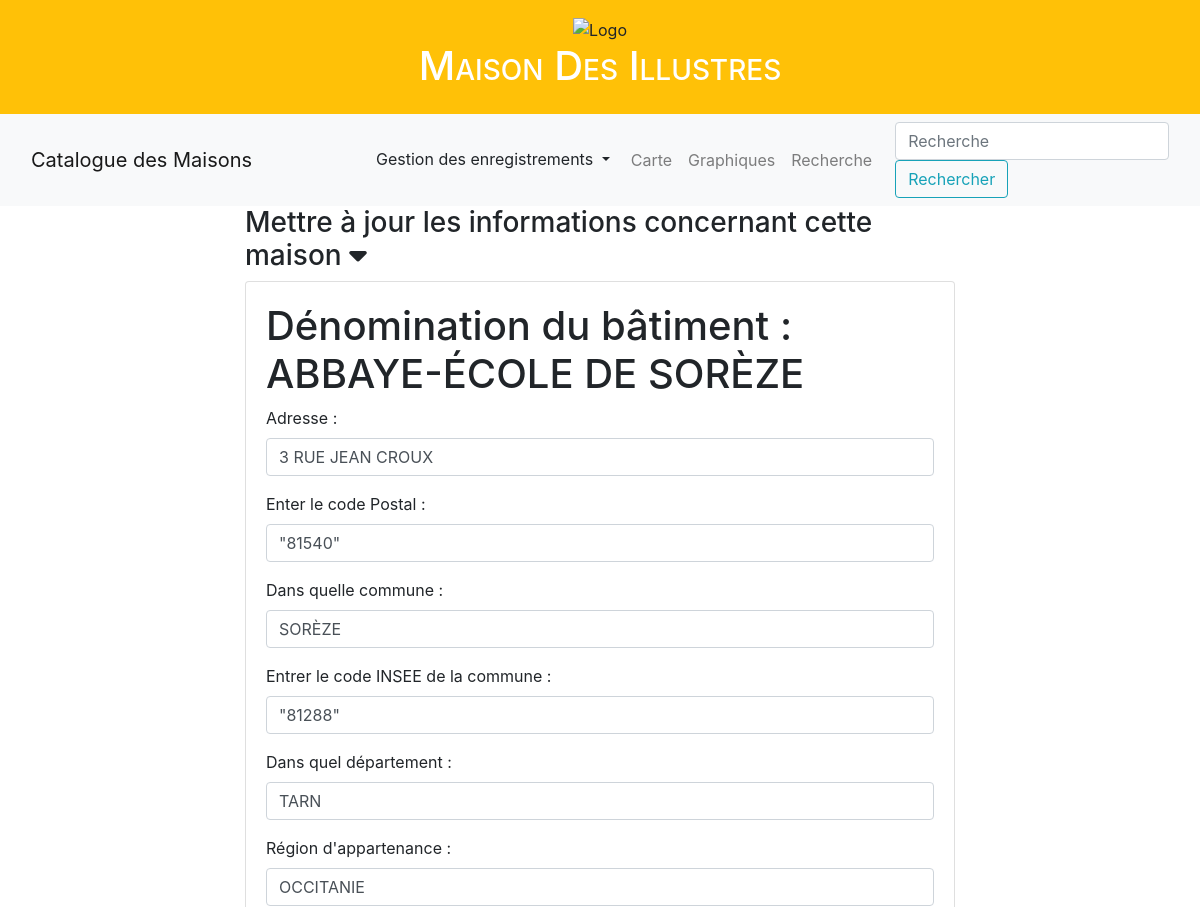
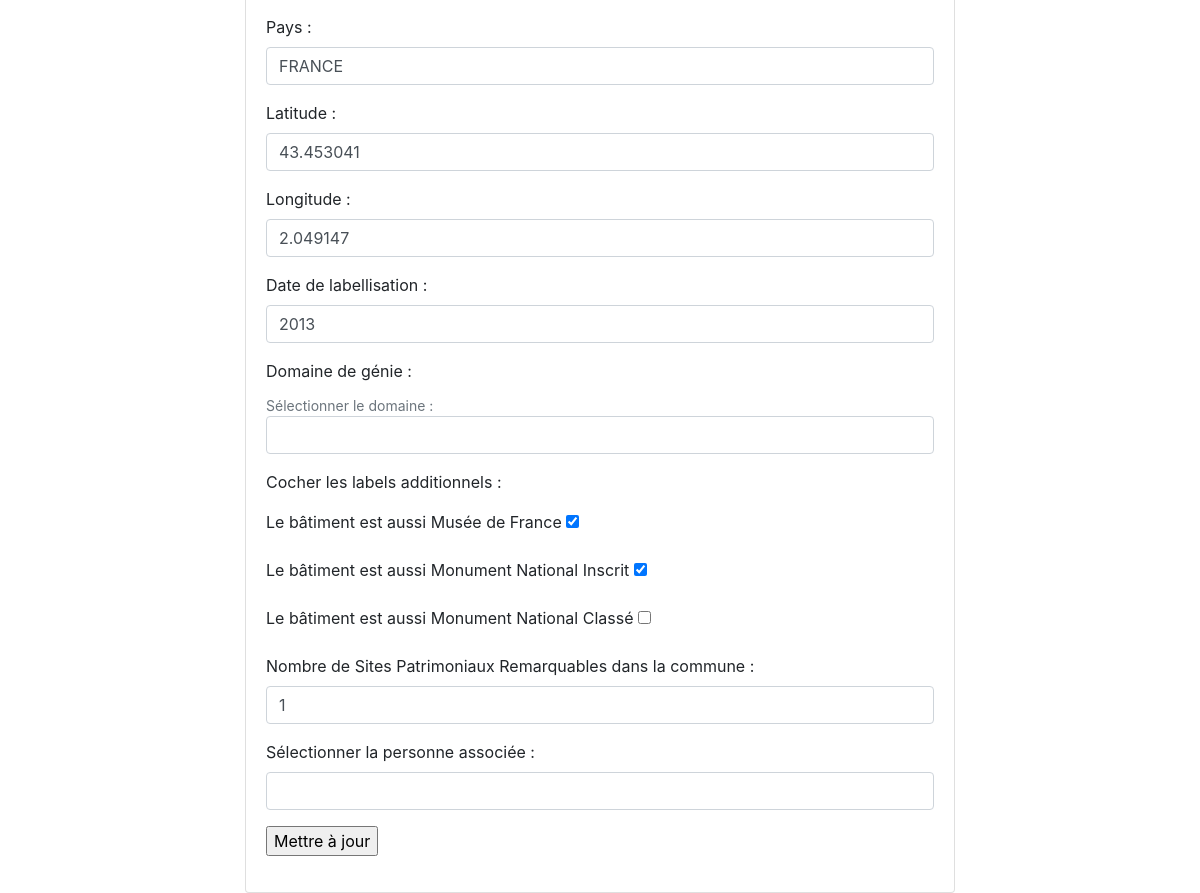
The app's page /update/maisons/ABBAYE-ÉCOLE DE SORÈZE, older data (2 pictures, top to bottom).
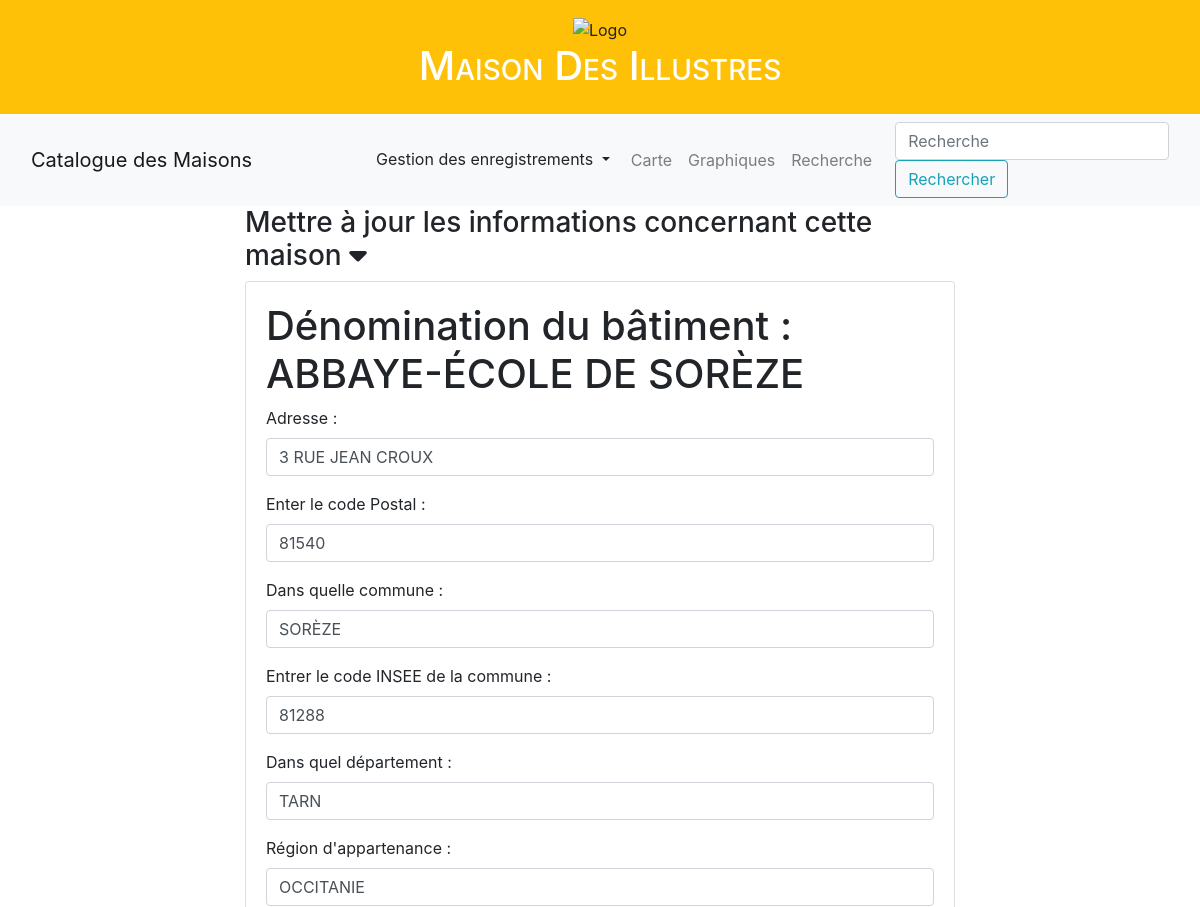
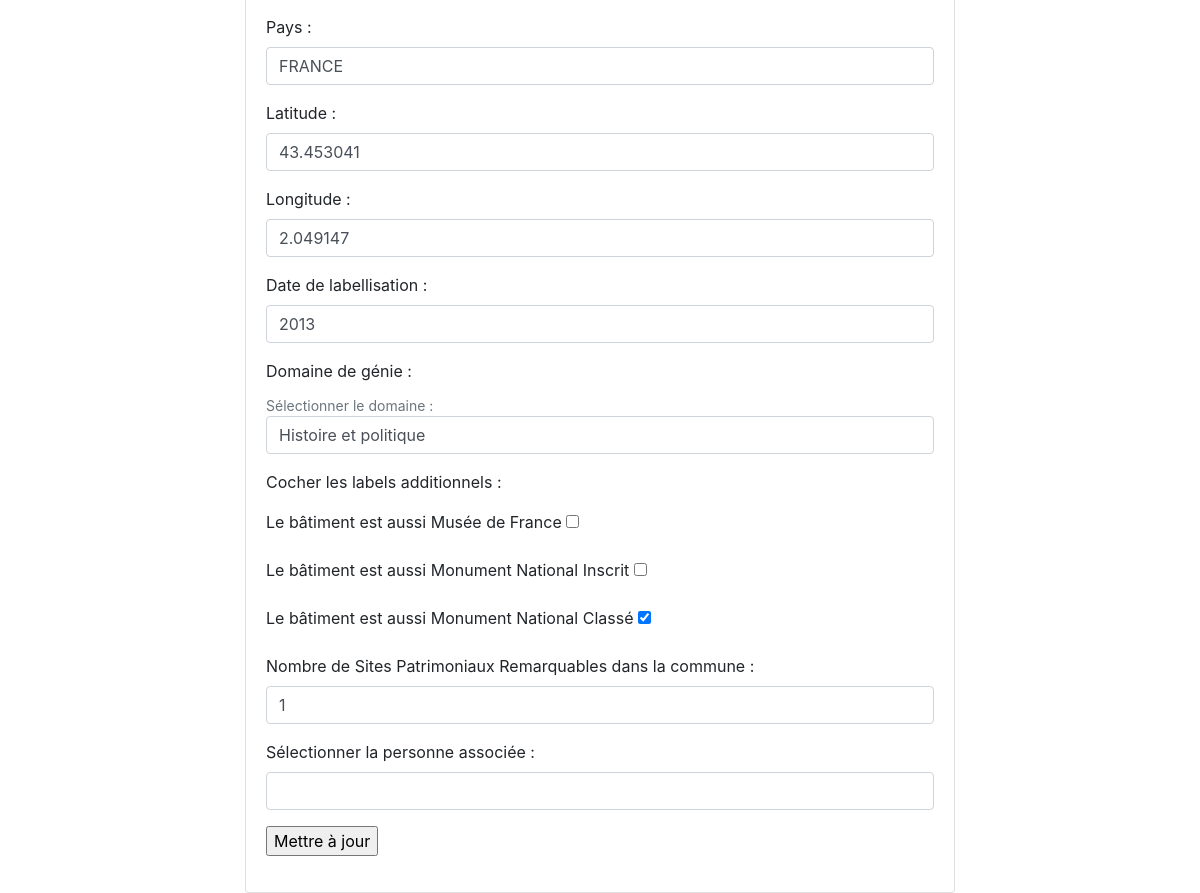
The same page, newer data (2 pictures, top to bottom).
### appli/app/models/data.py (models this page shows, shortened)
class Maisons(db.Model):
    __tablename__ = "maisons"
    id = db.Column(db.String(500), primary_key=True)
    denomination = db.Column(db.String(45))
    code_postal = db.Column(db.String(5))
    dpmt = db.Column(db.String(45))
    region = db.Column(db.String(45))
    adresse = db.Column(db.String(45))
    commune = db.Column(db.String(45))
    code_INSEE = db.Column(db.String(5))
    pays = db.Column(db.String(45))
    date_label = db.Column(db.Integer)
    latitude = db.Column(db.Float)
    longitude = db.Column(db.Float)
    museeFrance = db.Column(db.Boolean)
    monumentsInscrits = db.Column(db.Boolean)
    monumentsClasses = db.Column(db.Boolean)
    nombreSPR = db.Column(db.Integer, nullable=True)
    type = db.Column(db.Enum(Domaine))
    idWikidata = db.Column(
        db.String(20),
        db.ForeignKey('personnes.idWikidata'))
    @staticmethod
    def get_distinct_regions():
        distinct_regions = db.session.query(Maisons.region.distinct()).all()
        return [region[0] for region in distinct_regions]

### appli/app/routes/update.py (the view)
@app.route("/update/maisons/<string:nom_maison>", methods=['GET', 'POST'])
def update_maisons(nom_maison):
    distinct_regions = Maisons.get_distinct_regions()
    maison= Maisons.query.filter(Maisons.denomination == nom_maison).first()
    personne = Personnes.query.filter(Personnes.idWikidata == str(maison.idWikidata)).first()
    form = UpdateMaisons()
    form.denomination.data = maison.denomination
    form.code_postal.data = maison.code_postal
    form.adresse.data = maison.adresse
    form.commune.data = maison.commune
    form.dpmt.data = maison.dpmt
    form.region.data = maison.region
    form.code_INSEE.data = maison.code_INSEE
    form.pays.data = maison.pays
    form.date_label.data = maison.date_label
    form.latitude.data = maison.latitude
    form.longitude.data = maison.longitude
    form.museeFrance.data = maison.museeFrance
    form.monumentsInscrits.data = maison.monumentsInscrits
    form.monumentsClasses.data = maison.monumentsClasses
    form.nombreSPR.data = maison.nombreSPR
    form.type.data = maison.type.value if maison.type else ''
    form.nomIllustre.data = personne.nomIllustre if personne else ''
    form.nomIllustre.choices = [('','')] + [(personnes.nomIllustre, personnes.nomIllustre) for personnes in Personnes.query.order_by(Personnes.nomIllustre).all()]
    form.region.choices = [('','')] + [(region, region) for region in distinct_regions]
    form.type.choices = [('','')] + [(domaine.value, domaine.value) for domaine in Domaine]
    print("Formulaire est-il valide ?", form.validate_on_submit())
    if not form.validate_on_submit():
       app.logger.error("Erreurs de validation du formulaire : %s", form.errors)
    try:
        if form.validate_on_submit():
            adresse =  clean_arg(request.form.get("adresse", None))
            commune =  clean_arg(request.form.get("commune", None))
            code_postal =  clean_arg(request.form.get("code_postal", None))
            code_INSEE =  clean_arg(request.form.get("code_INSEE", None))
            dpmt =  clean_arg(request.form.get("dpmt", None))
            region =  clean_arg(request.form.get("region", None))
            pays =  clean_arg(request.form.get("pays", None))
            latitude =  clean_arg(request.form.get("latitude", None))
            longitude =  clean_arg(request.form.get("longitude", None))
            date_label =  clean_arg(request.form.get("date_label", None))
            type =  clean_arg(request.form.get("type", None))
            museeFrance =  clean_arg(request.form.get("museeFrance", None))
            monumentsInscrits =  clean_arg(request.form.get("monumentsInscrits", None))
            monumentsClasses =  clean_arg(request.form.get("monumentsClasses", None))
            nombreSPR =  clean_arg(request.form.get("nombreSPR", None))
            nomIllustre = clean_arg(request.form.get("nomIllustre", None))
            if maison:
                print(maison)
                maison.adresse = adresse
                maison.commune = commune
                maison.code_postal = code_postal
                maison.code_INSEE = code_INSEE
                maison.dpmt = dpmt
                maison.region = region
                maison.pays = pays
                maison.latitude = latitude
                maison.longitude = longitude
                maison.date_label = date_label
                maison.type = Domaine.obtenir_clef(type)
                maison.museeFrance = True if museeFrance == 'y' else False
                maison.monumentsInscrits = True if monumentsInscrits == 'y' else False
                maison.monumentsClasses = True if monumentsClasses == 'y' else False
                maison.nombreSPR = nombreSPR #if nombreSPR else None
                if nomIllustre is not None:
                    print("je détecte quelque chose")
                    pers_a_lier = Personnes.query.filter(Personnes.nomIllustre == nomIllustre).first()
                    maison.idWikidata = pers_a_lier.idWikidata
                else :
                    print("je ne détecte rien")
                    maison.idWikidata = None
                db.session.commit()
                print("mise à jour effectuée")
                return redirect(url_for('info_maisons', nom_maisons=nom_maison))
            else:
                print("Aucun information sur cette maison.")
    except Exception as e:
        print(f"Une erreur s'est produite : {str(e)}")
        db.session.rollback()
    return render_template("pages/update_maisons.html",
            sous_titre= "Update maisons",
            form=form,
            donnees=maison)

### appli/app/templates/pages/update_maisons.html
{% extends "partials/conteneur.html" %}
{% block body %}
<div class="container">
    <div class="row">
        <div class="col-sm-2"></div>
        <div class="col-sm-8">
            <h3 data-toggle="collapse" data-target="#collapseExample" aria-expanded="false"
                aria-controls="collapseExample">
                Mettre à jour les informations concernant cette maison <i class="fa-solid fa-caret-down"></i>
        </h3>
            <div class="collapse show" id="collapseExample">
                <div class="card card-body">
                    {% include "partials/formulaires/update_maison.html" %}
                </div>
            </div>
        </div>
        <div class="col-sm-2"></div>
    </div>
</div>
{% endblock %}

### appli/app/templates/partials/formulaires/update_maison.html (shortened to what this page needs)
<form action="{{url_for('update_maisons', nom_maison=donnees.denomination)}}" method="POST" name="update_maisons">
{%if donnees%}
    <div>
       <h1>Dénomination du bâtiment :
        {{donnees.denomination}}</h1>
    </div>
    <div class="form-group">
        <label for="adresse">Adresse : </label>
        {{ form.adresse(class_="form-control") }}
    </div>
    <div class="form-group">
        <label for="code_postal">Enter le code Postal : </label>
        {{ form.code_postal(class_="form-control") }}
    </div>
    <div class="form-group">
        <label for="commune">Dans quelle commune : </label>
        {{ form.commune(class_="form-control") }}
    </div>
    <div class="form-group">
        <label for="code_INSEE">Entrer le code INSEE de la commune : </label>
        {{ form.code_INSEE(class_="form-control") }}
    </div>
    <div class="form-group">
        <label for="dpmt">Dans quel département : </label>
        {{ form.dpmt(class_="form-control") }}
    </div>
    <div class="form-group">
        <label for="region">Région d'appartenance : </label>
        {{ form.region(class_="form-control") }}
    </div>
    <div class="form-group">
        <label for="pays">Pays : </label>
        {{ form.pays(class_="form-control") }}
    </div>
    <div class="form-group">
        <label for="latitude">Latitude : </label>
        {{ form.latitude(class_="form-control") }}
    </div>
    <div class="form-group">
        <label for="longitude">Longitude : </label>
        {{ form.longitude(class_="form-control") }}
    </div>
    <div class="form-group">
        <label for="date_label">Date de labellisation : </label>
        {{ form.date_label(class_="form-control") }}
    </div>
    <div class="form-group">
        <label for="type">Domaine de génie : </label>
        <small id="type" class="form-text text-muted">Sélectionner le domaine : </small>
        {{ form.type(class_="form-control") }}
    </div>
    <div class="form-group">
        <p>Cocher les labels additionnels : </p>
        <label for="musee_france">Le bâtiment est aussi Musée de France </label>
        {{ form.museeFrance() }}
    </div>
    <div class="form-group">
        <label for="monuments_inscrit">Le bâtiment est aussi Monument National Inscrit </label>
        {{ form.monumentsInscrits() }}
    </div>
    <div class="form-group">
        <label for="monuments_classes">Le bâtiment est aussi Monument National Classé </label>
        {{ form.monumentsClasses() }}
    </div>
    <div class="form-group">
        <label for="nombre_SPR">Nombre de Sites Patrimoniaux Remarquables dans la commune : </label>
        {{ form.nombreSPR(class_="form-control") }}
    </div>
    <div class="form-group">
        <label for="nomIllustre">Sélectionner la personne associée : </label>
        {{ form.nomIllustre(class_="form-control") }}
    </div>
    {%endif%}
    <p><input type="submit" value="Mettre à jour"></p>
</form>

Row changes from the older to the newer data that the page shows:
changed Maisons "ABBAYE-ÉCOLE DE SORÈZE": code_postal "\"81540\"" → "81540"; code_INSEE "\"81288\"" → "81288"; type (not shown) → "Histoire et politique"; museeFrance "☑" → "☐"; monumentsInscrits "☑" → "☐"; monumentsClasses "☐" → "☑"
